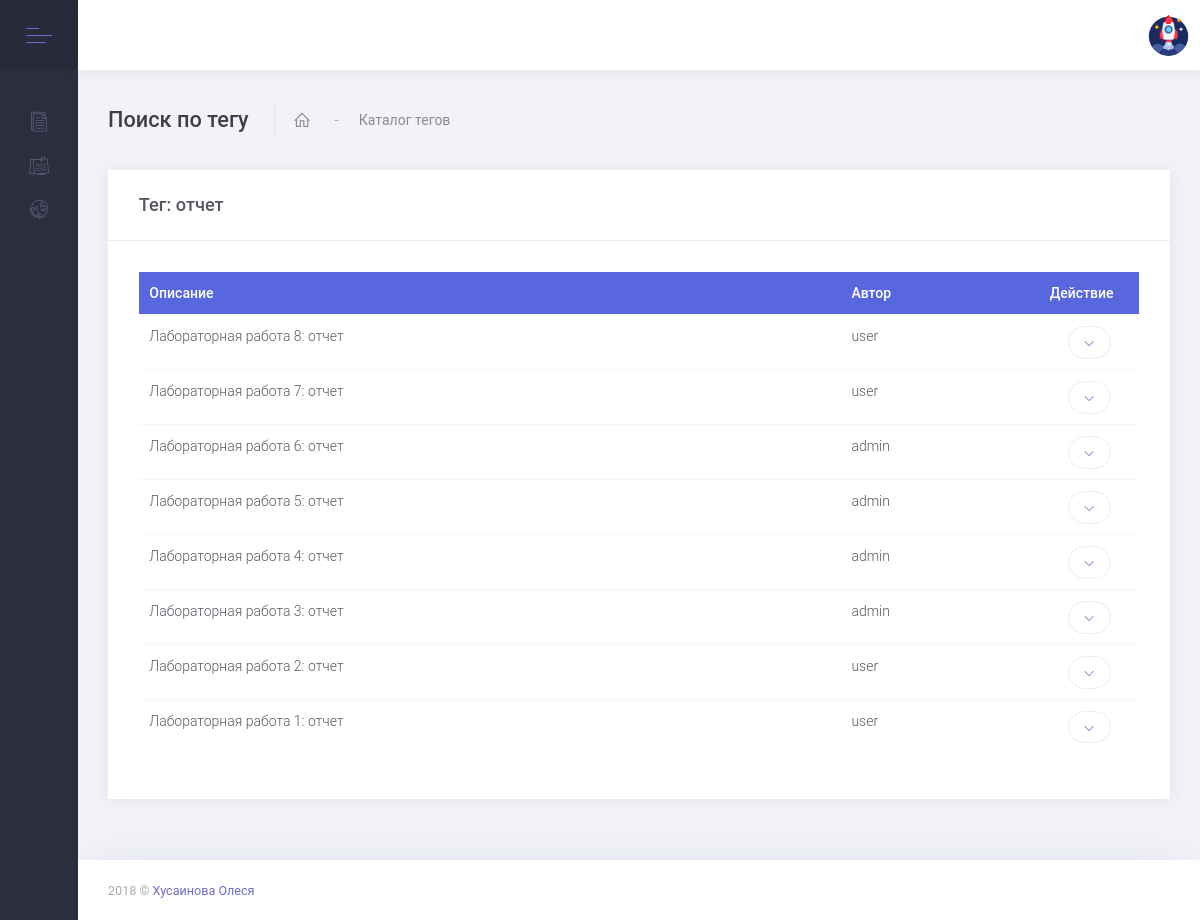
The page /tags/отчет/ on the database its author committed.
### uploader/models.py (models this page shows, shortened)
class Tag(models.Model):
    name = models.CharField(
        max_length=20
    )

class Post(models.Model):
    author = models.ForeignKey(
        'auth.User',
        on_delete=models.CASCADE
    )
    title = models.CharField(
        max_length=255
    )
    created_at = models.DateTimeField(
        auto_now_add=True,
        verbose_name='Время создания'
    )
    tags = models.ManyToManyField(Tag, blank=True)
    upload = models.FileField(
        upload_to='files/%Y/%m/%d',
        blank=True,
        null=True)

### uploader/views.py (the view)
# urls.py: path('tags/<str:tag_name>/', views.TagDetail.as_view(), name="tag_detail"),
class TagDetail(generic.ListView):
    model = Tag
    template_name = 'tag/tag_detail.html'
    context_object_name = 'tag_posts'
    def get_queryset(self):
        queryset = Post.objects\
            .filter(tags__name__iexact=self.kwargs['tag_name'])\
            .order_by("-created_at")
        return queryset
    def get_context_data(self, **kwargs):
        context = super().get_context_data(**kwargs)
        context['tag_name'] = self.kwargs['tag_name']
        return context

### uploader/templates/tag/tag_detail.html (shortened to what this page needs)
{% extends 'uploader/base.html' %}
{% block content %}
    <div class="m-subheader">
        <div class="d-flex align-items-center">
            <div class="mr-auto">
                <h3 class="m-subheader__title m-subheader__title--separator">Поиск по тегу</h3>
                <ul class="m-subheader__breadcrumbs m-nav m-nav--inline">
                    <li class="m-nav__item">
                        <a href="/" class="m-nav__link m-nav__link--icon">
						</a>
                    </li>
                    <li class="m-nav__separator home-equalizer">-</li>
                    <li class="m-nav__item">
                        <a class="m-nav__link" href="{% url 'tag_list' %}">
                            <span class="m-nav__link-text">Каталог тегов</span>
                        </a>
                    </li>
                </ul>
            </div>
        </div>
    </div>
    <div class="m-content">
        <div class="m-portlet">
            <div class="m-portlet__head">
                <div class="m-portlet__head-caption">
                    <div class="m-portlet__head-title">
                        <h3 class="m-portlet__head-text">
                            Тег: {{ tag_name }}
                        </h3>
                    </div>
                </div>
            </div>
            <div class="m-portlet__body">
                <div class="m-section">
                    <div class="m-section__content">
                        <table class="table m-table m-table--head-bg-primary table-responsive-sm table-responsive-lg">
                            <thead>
                            <tr>
                                <th>Описание</th>
                                <th>Автор</th>
                                <th width="100px">Действие</th>
                            </tr>
                            </thead>
                            <tbody>
                            {% for post in tag_posts %}
                                <tr>
                                    <td>{{ post.title }}</td>
                                    <td>{{ post.author }}</td>
                                    <td class="align-center">
                                        <li class="m-portlet__nav-item m-dropdown m-dropdown--inline m-dropdown--arrow m-dropdown--align-right m-dropdown--align-push" m-dropdown-toggle="hover" aria-expanded="true">
                                            <a href="#" class="m-portlet__nav-link m-dropdown__toggle dropdown-toggle btn btn-sm m-btn--pill btn-secondary m-btn m-btn--label-brand"></a>
                                        </li>
                                    </td>
                                </tr>
                            {% empty %}
                                <tr>
                                    <td class="align-center m--padding-top-15" colspan="4">Файлы по данному тегу отсутствуют
                                        <i class="fa fa-frown"></i>
                                    </td>
                                </tr>
                            {% endfor %}
                            </tbody>
                        </table>
                    </div>
                </div>
            </div>
        </div>
    </div>
{% endblock %}

### uploader/static/style.css (style rules this page uses)
.m-section { margin: 0!important; }
.align-center { text-align: center; }
.home-equalizer { padding-right: 17px!important; }

### rows shown on the page
Tag: name "отчет"
Post: title "Лабораторная работа 8: отчет", author "user"
Post: title "Лабораторная работа 7: отчет", author "user"
Post: title "Лабораторная работа 6: отчет", author "admin"
Post: title "Лабораторная работа 5: отчет", author "admin"
Post: title "Лабораторная работа 4: отчет", author "admin"
Post: title "Лабораторная работа 3: отчет", author "admin"
Post: title "Лабораторная работа 2: отчет", author "user"
Post: title "Лабораторная работа 1: отчет", author "user"
